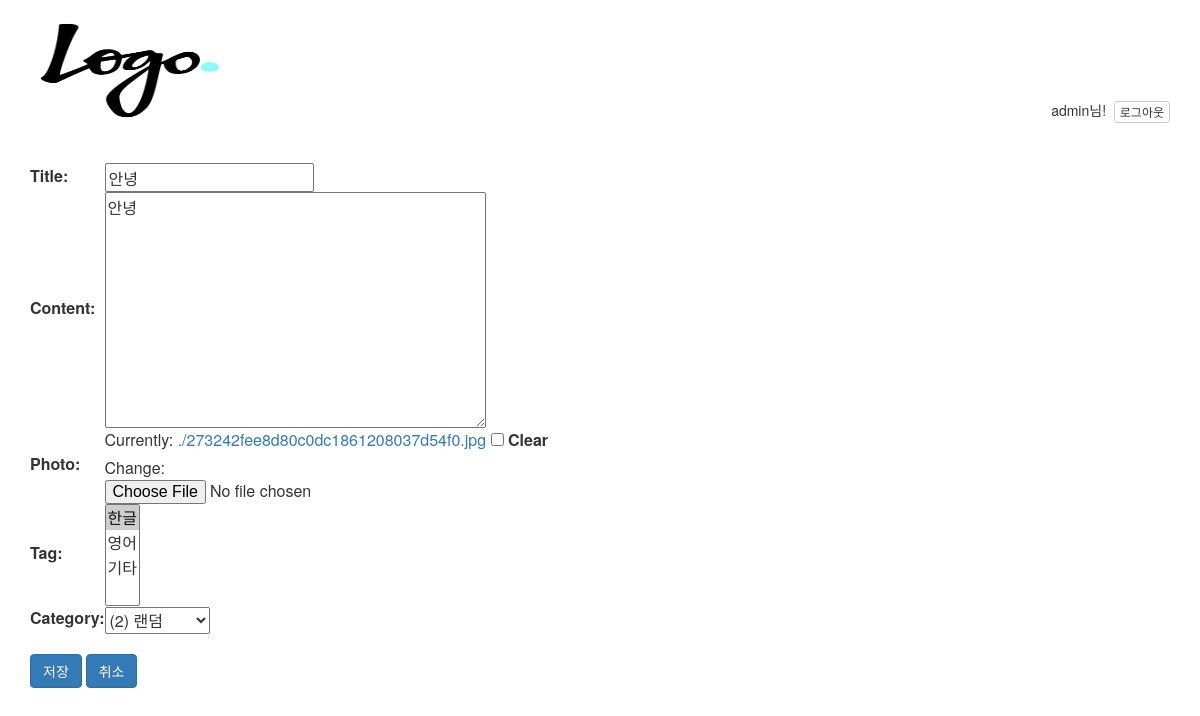
Page /post/3/edit/ (signed in) on the earlier database version.
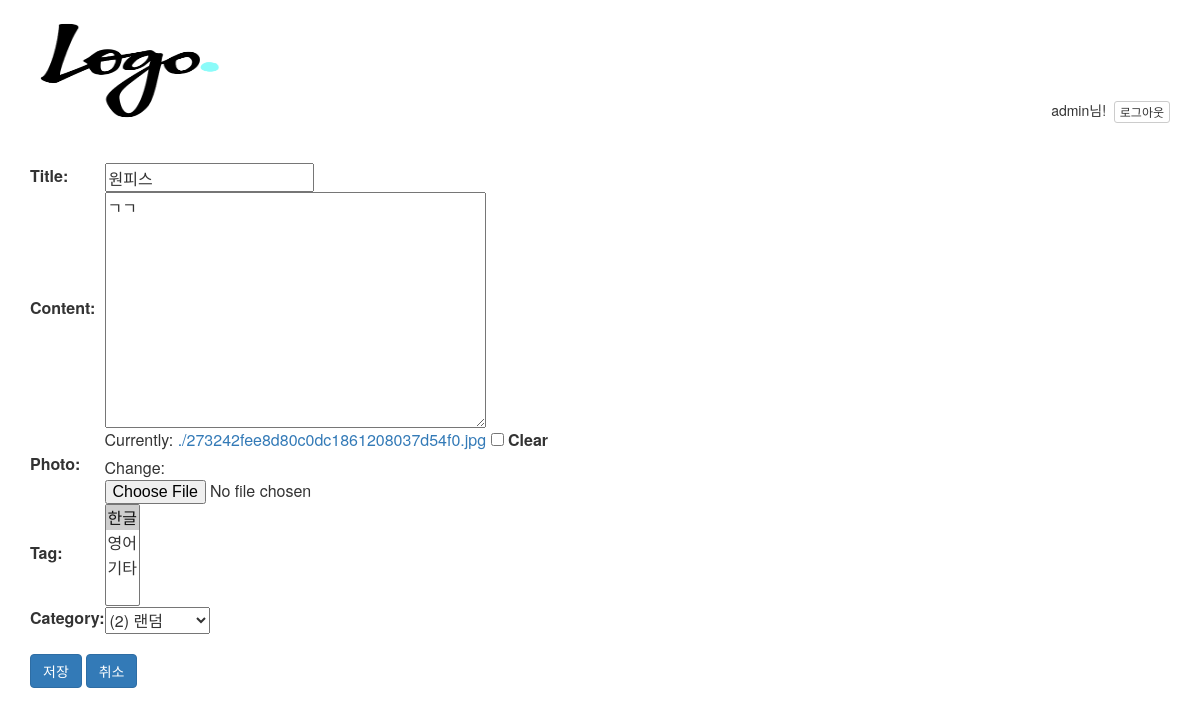
Same page on the later database version.
### blog/models.py (models this page shows, shortened)
class Post(models.Model):
    user = models.ForeignKey(settings.AUTH_USER_MODEL) # 유저만이 글을 쓸 수 있음
    title = models.CharField(max_length=200, db_index=True)
    content = models.TextField(blank=False) # 제한이 없는 아주 큰 문자열
    photo = models.ImageField(blank=True, null=True)
    created_at = models.DateTimeField(auto_now_add=True) # 처음 데이터가 들어갈때 생성 일시가 자동으로 들어가도록
    updated_at = models.DateTimeField(auto_now=True) # 저장 시점의 일시 정보를 입력
    tag = models.ManyToManyField('Tag', blank=True) # 'Tag' 모델 클래스의 이름을 문자열로 하는 이유는 장고가 나중에 처리하도록 하기 위해서. 문자열이 아닐 경우 Post 클래스보다 앞에 있어야 함.
    category = models.ForeignKey('Category', blank=False, null=False) # blank는 폼에서 사용하는 것 null은 db에서 사용하는 것
    is_model_field = False
    class Meta: # 디폴트 정렬 기준 설정 - 가장 최근글 우선
        ordering = ('-created_at', '-pk')

### blog/views.py (the view)
# urls.py: url(r'^post/(?P<pk>[0-9]+)/edit/$', blog_views.edit_post, name='edit_post'),
@login_required
def edit_post(request, pk):
    post = get_object_or_404(Post, pk=pk)
    if post.user == request.user:
        if request.method == "POST":
            form = PostEditForm(request.POST, instance=post)
            if form.is_valid():
                post = form.save(commit=False)
                post.user = request.user
                post.save()
                return redirect('view_post', pk=post.pk)
        else:
            form = PostEditForm(instance=post)
    else:
        return HttpResponse('수정 권한이 없습니다.')
    return render(request, 'edit_post.html', {
        'form': form,
        'post': post,
    })

### blog/forms.py (shortened to what this page needs)
class PostEditForm(forms.ModelForm):
    class Meta:
        model = Post
        fields = ('title', 'content', 'photo', 'tag', 'category',)

### blog/models.py (called while the page is built)
     def __str__(self):
        return '{}'.format(self.name)

    def __str__(self):
        return '({}) {}'.format(self.pk, self.name)

### blog/templates/edit_post.html (shortened to what this page needs)
{% extends 'blog_layout.html' %}
{% load bootstrap3 %}
{% block content %}
    <br>
    <form method="POST" action="" class="form-horizontal">
    <table>
        {{ form.as_table }}
    </table>
    <br><p>
    {% bootstrap_button "저장" button_type="submit" button_class="btn-primary" %}
    <a class="btn btn-primary" href="{% url 'view_post' pk=post.pk %}" role="button"> 취소 </a>
    </p>
    </form>
{% endblock %}

Differences in the rows shown:
changed Post "(2) 랜덤": title "안녕" → "원피스"; content "안녕" → "ㄱㄱ"
